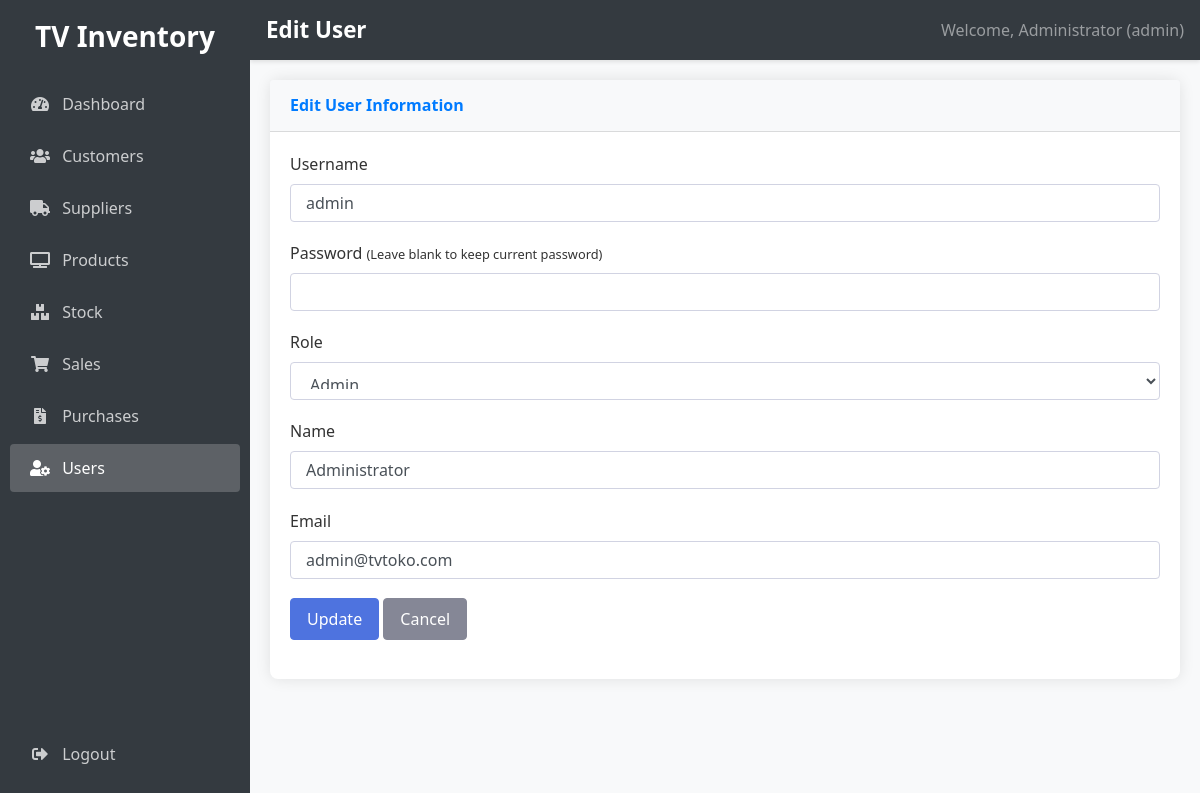
Page /edit_user.php?id=1 (signed in) on the committed database.
### tables this page shows
CREATE TABLE users (
    id INT AUTO_INCREMENT PRIMARY KEY,
    username VARCHAR(50) NOT NULL UNIQUE,
    password VARCHAR(255) NOT NULL,
    role ENUM('admin', 'karyawan', 'pembeli') NOT NULL,
    name VARCHAR(100) NOT NULL,
    email VARCHAR(100),
    created_at TIMESTAMP DEFAULT CURRENT_TIMESTAMP
);

### edit_user.php (the view, shortened to what this page needs)
<?php
require_once "config.php";
 $user_id = $_GET["id"];
 $sql = "SELECT * FROM users WHERE id = ?";
if($stmt = mysqli_prepare($conn, $sql)){
    mysqli_stmt_bind_param($stmt, "i", $user_id);
    if(mysqli_stmt_execute($stmt)){
        $result = mysqli_stmt_get_result($stmt);
        if(mysqli_num_rows($result) == 1){
            $user = mysqli_fetch_assoc($result);
        } else{
            header("location: users.php");
            exit;
        }
    } else{
        echo "Oops! Something went wrong. Please try again later.";
    }
}
 $username = $user['username'];
 $password = "";
 $role = $user['role'];
 $name = $user['name'];
 $email = $user['email'];
 $username_err = $password_err = $role_err = $name_err = $email_err = "";
?>
<!DOCTYPE html>
<html lang="en">
<head>
    <link rel="stylesheet" href="https://stackpath.bootstrapcdn.com/bootstrap/4.5.2/css/bootstrap.min.css">
    <link rel="stylesheet" href="https://cdnjs.cloudflare.com/ajax/libs/font-awesome/5.15.1/css/all.min.css">
    <link rel="stylesheet" href="style.css">
</head>
<body>
    <div class="sidebar" style="width: 250px;">
        <div class="text-center mb-4">
            <h3>TV Inventory</h3>
        </div>
        <ul class="nav flex-column">
            <li class="nav-item">
                <a class="nav-link" href="dashboard.php">
                    <i class="fas fa-tachometer-alt mr-2"></i> Dashboard
                </a>
            </li>
            <?php if($_SESSION["role"] == "admin" || $_SESSION["role"] == "karyawan"): ?>
            <li class="nav-item">
                <a class="nav-link" href="customers.php">
                    <i class="fas fa-users mr-2"></i> Customers
                </a>
            </li>
            <li class="nav-item">
                <a class="nav-link" href="suppliers.php">
                    <i class="fas fa-truck mr-2"></i> Suppliers
                </a>
            </li>
            <li class="nav-item">
                <a class="nav-link" href="products.php">
                    <i class="fas fa-tv mr-2"></i> Products
                </a>
            </li>
            <li class="nav-item">
                <a class="nav-link" href="stock.php">
                    <i class="fas fa-boxes mr-2"></i> Stock
                </a>
            </li>
            <li class="nav-item">
                <a class="nav-link" href="sales.php">
                    <i class="fas fa-shopping-cart mr-2"></i> Sales
                </a>
            </li>
            <li class="nav-item">
                <a class="nav-link" href="purchases.php">
                    <i class="fas fa-file-invoice-dollar mr-2"></i> Purchases
                </a>
            </li>
            <?php endif; ?>
            <?php if($_SESSION["role"] == "admin"): ?>
            <li class="nav-item">
                <a class="nav-link active" href="users.php">
                    <i class="fas fa-user-cog mr-2"></i> Users
                </a>
            </li>
            <?php endif; ?>
            <li class="nav-item mt-auto">
                <a class="nav-link" href="logout.php">
                    <i class="fas fa-sign-out-alt mr-2"></i> Logout
                </a>
            </li>
        </ul>
    </div>
    <nav class="navbar navbar-expand-lg navbar-dark bg-dark">
        <span class="navbar-brand">Edit User</span>
        <span class="navbar-text ml-auto">
            Welcome, <?php echo htmlspecialchars($_SESSION["name"]); ?> (<?php echo htmlspecialchars($_SESSION["role"]); ?>)
        </span>
    </nav>
    <div class="content">
        <div class="card">
            <div class="card-header py-3">
                <h6 class="m-0 font-weight-bold text-primary">Edit User Information</h6>
            </div>
            <div class="card-body">
                <form action="<?php echo htmlspecialchars($_SERVER["PHP_SELF"] . "?id=" . $user_id); ?>" method="post">
                    <div class="form-group">
                        <label>Username</label>
                        <input type="text" name="username" class="form-control <?php echo (!empty($username_err)) ? 'is-invalid' : ''; ?>" value="<?php echo $username; ?>">
                    </div>
                    <div class="form-group">
                        <label>Password <small>(Leave blank to keep current password)</small></label>
                        <input type="password" name="password" class="form-control <?php echo (!empty($password_err)) ? 'is-invalid' : ''; ?>" value="<?php echo $password; ?>">
                    </div>
                    <div class="form-group">
                        <label>Role</label>
                        <select name="role" class="form-control <?php echo (!empty($role_err)) ? 'is-invalid' : ''; ?>">
                            <option value="admin" <?php echo ($role == "admin") ? "selected" : ""; ?>>Admin</option>
                        </select>
                    </div>
                    <div class="form-group">
                        <label>Name</label>
                        <input type="text" name="name" class="form-control <?php echo (!empty($name_err)) ? 'is-invalid' : ''; ?>" value="<?php echo $name; ?>">
                    </div>
                    <div class="form-group">
                        <label>Email</label>
                        <input type="email" name="email" class="form-control <?php echo (!empty($email_err)) ? 'is-invalid' : ''; ?>" value="<?php echo $email; ?>">
                    </div>
                    <div class="form-group">
                        <input type="submit" class="btn btn-primary" value="Update">
                        <a href="users.php" class="btn btn-secondary">Cancel</a>
                    </div>
                </form>
            </div>
        </div>
    </div>
</body>
</html>

### style.css (style rules this page uses)
body { font-family: 'Segoe UI', Tahoma, Geneva, Verdana, sans-serif; background-color: #f8f9fa; color: #333; }
.sidebar { height: 100vh; background-color: #343a40; color: white; position: fixed; top: 0; left: 0; z-index: 100; padding-top: 20px; width: 250px; transition: all 0.3s; }
.sidebar .text-center { margin-bottom: 30px; }
.sidebar h3 { font-weight: bold; color: #fff; }
.sidebar .nav-link { color: rgba(255,255,255,.75); padding: 12px 20px; border-radius: 4px; margin: 2px 10px; transition: all 0.3s; }
.sidebar .nav-link.active { color: white; background-color: rgba(255,255,255,.2); }
.sidebar .nav-link i { margin-right: 10px; width: 20px; text-align: center; }
.sidebar .nav-item:last-child { margin-top: auto; position: absolute; bottom: 20px; width: calc(100% - 20px); }
.content { margin-left: 250px; padding: 20px; min-height: 100vh; transition: all 0.3s; }
.navbar { margin-left: 250px; width: calc(100% - 250px); background-color: #343a40 !important; box-shadow: 0 2px 4px rgba(0,0,0,.1); transition: all 0.3s; }
.navbar-brand { font-weight: bold; font-size: 1.4rem; }
.card { border-radius: 8px; box-shadow: 0 0 15px rgba(0,0,0,0.1); margin-bottom: 25px; border: none; }
.card-header { background-color: #f8f9fa; border-bottom: 1px solid rgba(0,0,0,.125); font-weight: bold; }
.btn { border-radius: 4px; font-weight: 500; padding: 8px 16px; transition: all 0.3s; }
.btn-primary { background-color: #4e73df; border-color: #4e73df; }
.btn-secondary { background-color: #858796; border-color: #858796; }
.form-control { border-radius: 4px; border: 1px solid #d1d3e2; padding: 10px 15px; }
.form-group { margin-bottom: 1.2rem; }

### rows in the picture
users: username "admin", role "Admin", name "Administrator", email "admin@tvtoko.com"

### other values in the picture
$_SESSION["name"] "Administrator"
$_SESSION["role"] "admin"
